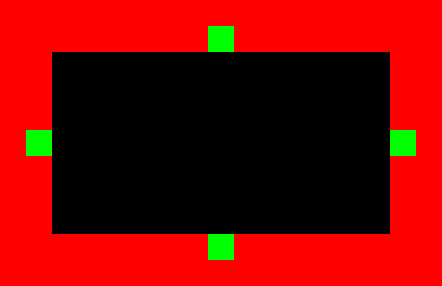

This game map was drawn from its Tiled (.tmx) file and the tilesets committed beside it. A one-line description and the trimmed map source follow:
An orthogonal 17x11 tile map with 26x26 px tiles, 1 tile layer (meta).

<map version="1.0" orientation="orthogonal" renderorder="right-down" width="17" height="11" tilewidth="26" tileheight="26" nextobjectid="1">
 <tileset firstgid="1" name="meta" tilewidth="26" tileheight="26" tilecount="2">
  <image source="meta.png" width="52" height="26" />
 </tileset>
 <layer name="meta" width="17" height="11" opacity="1">
  <data>[187 cells, 96 non-empty, 2 distinct tile ids]</data>
 </layer>
</map>
